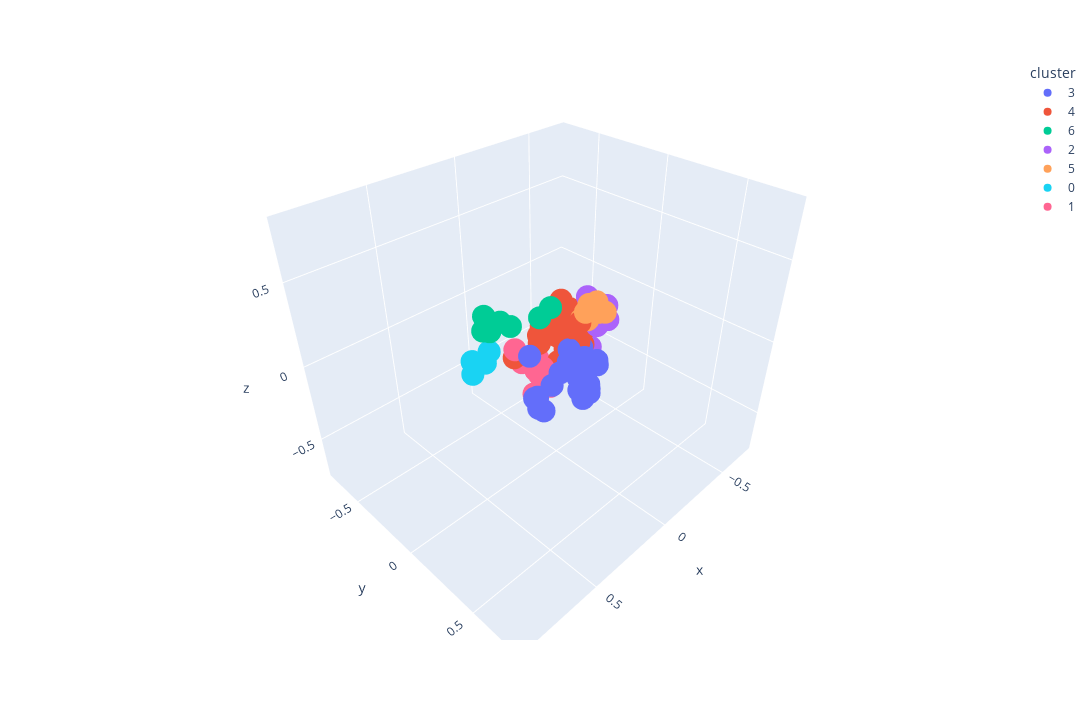

This figure's notebook cell:
### Markdown cell above
### Visualizing Tags

### Code cell
visualize(model, sample_descriptions, "tokenize_tag", 7)

### Figure 1 — Plotly figure (JSON) as saved in the notebook; plotly's stock layout.template omitted (floating-point values rounded to 4 significant figures)
{"data": [{"hovertemplate": "<b>%{hovertext}</b>", "hovertext": ["Baldur's Gate 3", "Rust", "DAVE THE DIVER", "Sons Of The Forest", "The Sims™ 4", "Red Dead Redemption 2", "Hogwarts Legacy", "Project Zomboid", "Raft", "Farming Simulator 22", "Stardew Valley", "Sengoku Dynasty", "Cities: Skylines", "Microsoft Flight Simulator 40th Anniversary Edition", "RimWorld", "Terraria", "ARK: Survival Evolved", "theHunter: Call of the Wild™", "Graveyard Keeper", "The Elder Scrolls V: Skyrim Special Edition", "Don't Starve Together", "Planet Zoo", "BOOK OF HOURS", "Garry's Mod", "Valheim"], "legendgroup": "3", "marker": {"color": "#636efa", "symbol": "circle"}, "mode": "markers", "name": "3", "scene": "scene", "showlegend": true, "type": "scatter3d", "x": [-0.08008, 0.07727, -0.003964, -0.05211, 0.1369, -0.06489, -0.1053, 0.03264, 0.1046, 0.3083, 0.2063, 0.05748, 0.2644, 0.2042, 0.2729, 0.06, 0.09959, 0.0003979, 0.07525, -0.08026, 0.0599, 0.3199, 0.008906, 0.05247, 0.08684], "y": [0.1042, 0.2388, 0.189, 0.2314, 0.1628, 0.1092, 0.1862, 0.1977, 0.2953, 0.1686, 0.181, 0.2071, 0.14, 0.01353, 0.1574, 0.2889, 0.3189, 0.08289, 0.2277, 0.1786, 0.2925, 0.2485, 0.151, 0.1326, 0.3192], "z": [-0.08825, -0.1317, 0.008132, -0.01714, -0.02363, -0.002396, -0.09989, -0.02758, -0.1387, -0.08025, -0.05289, -0.01955, -0.1164, 0.04486, -0.1759, -0.07646, -0.09493, 0.008272, -0.05611, -0.07196, -0.1033, -0.108, -0.1201, -0.01835, -0.09936]}, {"hovertemplate": "<b>%{hovertext}</b>", "hovertext": ["Counter-Strike: Global Offensive", "Apex Legends™", "Call of Duty®", "PUBG: BATTLEGROUNDS", "Cyberpunk 2077", "NARAKA: BLADEPOINT", "Tom Clancy's Rainbow Six® Siege", "Team Fortress 2", "Dota 2", "FINAL FANTASY XIV Online", "The Elder Scrolls® Online", "Warframe", "BattleBit Remastered", "Street Fighter™ 6", "Destiny 2", "PAYDAY 2", "Hunt: Showdown", "Ready or Not", "Starfield", "Wayfinder", "Sea of Thieves 2023 Edition", "Fallout 76", "ARMORED CORE™ VI FIRES OF RUBICON™", "Metro Exodus", "Path of Exile", "Call of Duty®: Black Ops III", "Deep Rock Galactic", "World of Tanks Blitz", "Eternal Return", "SCP: 5K", "DayZ", "It Takes Two", "Six Days in Fallujah", "Brawlhalla", "DRAGON BALL Z: KAKAROT", "New World", "Guild Wars 2", "Marvel’s Spider-Man Remastered"], "legendgroup": "4", "marker": {"color": "#EF553B", "symbol": "circle"}, "mode": "markers", "name": "4", "scene": "scene", "showlegend": true, "type": "scatter3d", "x": [-0.0434, -0.08582, -0.1442, -0.08477, -0.05129, -0.1073, -0.05465, -0.1114, 0.07785, -0.04185, -0.05987, -0.2028, -0.1, -0.1167, -0.09756, -0.1702, -0.0742, -0.08712, -0.08264, -0.09994, -0.006681, -0.06551, -0.01505, -0.115, -0.1686, -0.144, -0.1181, -0.05073, -0.02333, -0.1697, -0.07653, -0.07181, -0.1153, -0.1033, -0.1152, -0.02974, -0.0541, -0.151], "y": [-0.173, -0.1959, -0.1538, -0.1021, 0.05009, -0.212, -0.1923, -0.1853, -0.2643, -0.04, 0.05948, -0.1319, -0.1804, -0.09616, -0.07498, -0.163, -0.07931, -0.1719, 0.09842, -0.05114, 0.04393, 0.08518, -0.1192, 0.03874, 0.003113, -0.1308, 0.004474, -0.2102, -0.1732, -0.1375, -0.01295, 0.08323, -0.2146, -0.1199, -0.06775, -0.008629, 0.01347, 0.02165], "z": [0.0112, -0.02711, 0.07881, -0.009163, 0.1056, -0.06561, 0.001642, 0.01784, -0.1774, -0.1567, -0.1234, 0.07317, -0.009098, -0.02542, -0.02059, 0.1308, 0.04521, 0.04142, 0.00544, -0.1084, -0.06367, 0.02413, -0.003748, 0.1023, -0.002689, 0.08858, 0.0105, -0.06654, -0.08784, 0.05841, 0.0073, -0.07055, -0.01725, -0.05434, -0.007264, -0.1345, -0.1224, 0.03955]}, {"hovertemplate": "<b>%{hovertext}</b>", "hovertext": ["Forza Horizon 5", "Grand Theft Auto V", "War Thunder", "Forza Horizon 4", "Euro Truck Simulator 2", "American Truck Simulator", "F1® 23", "BeamNG.drive", "Contraband Police"], "legendgroup": "6", "marker": {"color": "#00cc96", "symbol": "circle"}, "mode": "markers", "name": "6", "scene": "scene", "showlegend": true, "type": "scatter3d", "x": [0.2902, 0.1086, 0.2465, 0.3166, 0.4443, 0.4709, 0.352, 0.4172, 0.08765], "y": [-0.02139, -0.01981, -0.288, -0.06547, 0.02373, 0.007768, -0.1386, -0.001275, 0.0365], "z": [0.2568, 0.2175, 0.1757, 0.2758, 0.3272, 0.3376, 0.2915, 0.3291, 0.2935]}, {"hovertemplate": "<b>%{hovertext}</b>", "hovertext": ["Remnant II", "ELDEN RING", "Dead Cells", "Ratchet & Clank: Rift Apart", "Vampire Survivors", "Darkest Dungeon® II", "The Binding of Isaac: Rebirth", "BlazBlue Entropy Effect"], "legendgroup": "2", "marker": {"color": "#ab63fa", "symbol": "circle"}, "mode": "markers", "name": "2", "scene": "scene", "showlegend": true, "type": "scatter3d", "x": [-0.255, -0.244, -0.2628, -0.1883, -0.2405, -0.1816, -0.2533, -0.2257], "y": [0.0491, 0.1155, 0.08534, 0.09231, -0.03596, 0.05681, 0.0612, 0.04369], "z": [0.1345, 0.08995, 0.1587, 0.06932, 0.1736, -0.086, 0.1562, 0.1211]}, {"hovertemplate": "<b>%{hovertext}</b>", "hovertext": ["Dead by Daylight", "Phasmophobia", "The Texas Chain Saw Massacre", "The Outlast Trials", "Escape the Backrooms", "Resident Evil 4", "Dying Light"], "legendgroup": "5", "marker": {"color": "#FFA15A", "symbol": "circle"}, "mode": "markers", "name": "5", "scene": "scene", "showlegend": true, "type": "scatter3d", "x": [-0.1508, -0.1837, -0.1519, -0.1996, -0.1989, -0.2057, -0.106], "y": [0.05904, 0.08734, 0.01368, 0.08765, 0.1347, 0.01146, 0.08515], "z": [0.1104, 0.2199, 0.09398, 0.1463, 0.1683, 0.1607, 0.1917]}, {"hovertemplate": "<b>%{hovertext}</b>", "hovertext": ["EA SPORTS™ FIFA 23", "Football Manager 2023", "Madden NFL 24", "EA SPORTS FC™ 24"], "legendgroup": "0", "marker": {"color": "#19d3f3", "symbol": "circle"}, "mode": "markers", "name": "0", "scene": "scene", "showlegend": true, "type": "scatter3d", "x": [0.3466, 0.378, 0.2735, 0.2226], "y": [-0.2711, -0.2271, -0.2598, -0.2908], "z": [-0.05361, -0.09684, -0.1004, -0.06832]}, {"hovertemplate": "<b>%{hovertext}</b>", "hovertext": ["Hearts of Iron IV", "Yu-Gi-Oh! Master Duel", "Total War: WARHAMMER III", "World of Warships", "Mount & Blade II: Bannerlord", "Stellaris", "Crusader Kings III", "Shadow Gambit: The Cursed Crew", "Sid Meier’s Civilization® VI"], "legendgroup": "1", "marker": {"color": "#FF6692", "symbol": "circle"}, "mode": "markers", "name": "1", "scene": "scene", "showlegend": true, "type": "scatter3d", "x": [0.04889, -0.01228, 0.0141, 0.06641, 0.04027, 0.09408, 0.1307, -0.01327, 0.01417], "y": [-0.2342, -0.05496, -0.132, -0.2706, -0.0123, -0.01294, -0.0419, -0.1748, -0.1604], "z": [-0.2132, -0.2167, -0.2635, -0.1308, -0.2678, -0.1074, -0.282, -0.1904, -0.2488]}], "layout": {"height": 720, "legend": {"title": {"text": "cluster"}, "tracegroupgap": 0}, "margin": {"t": 60}, "scene": {"domain": {"x": [0, 1], "y": [0, 1]}, "xaxis": {"range": [-0.7628, 0.9709], "title": {"text": "x"}}, "yaxis": {"range": [-0.7908, 0.8192], "title": {"text": "y"}}, "zaxis": {"range": [-0.782, 0.8376], "title": {"text": "z"}}}, "width": 1280}}
